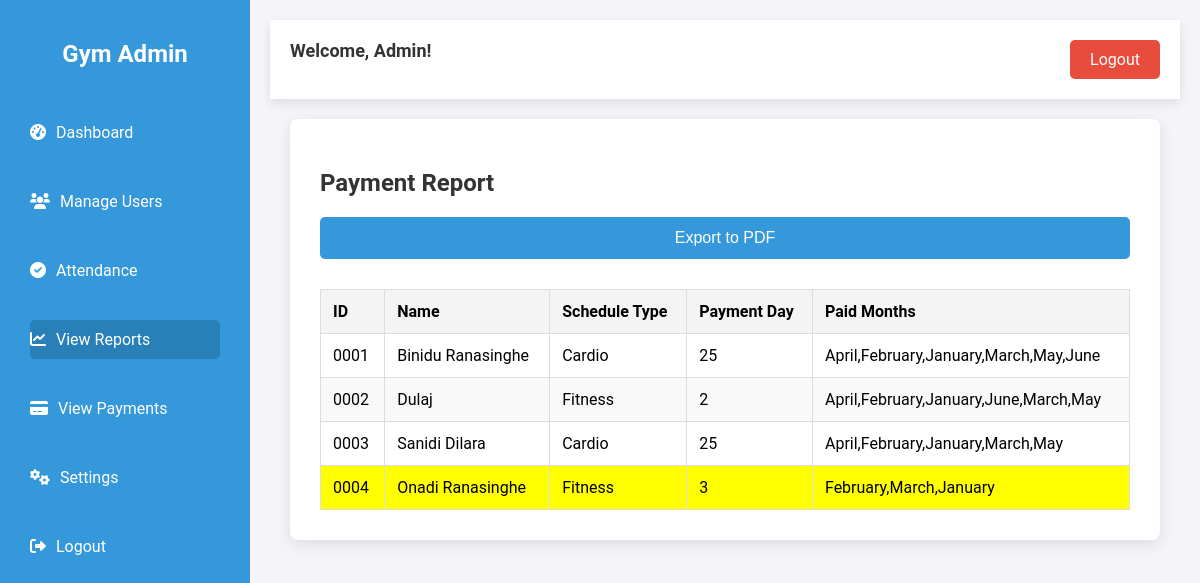
Page /report.php (signed in) on the committed database.
### tables this page shows
CREATE TABLE `users` (
  `id` varchar(4) NOT NULL,
  `name` varchar(255) NOT NULL,
  `gender` varchar(250) NOT NULL,
  `contact` varchar(250) NOT NULL,
  `schedule_type` varchar(250) NOT NULL,
  `weigth` int(250) NOT NULL,
  `payment_day` varchar(250) NOT NULL,
  `schedule_day` varchar(250) NOT NULL,
  `birthday` date NOT NULL,
  `registered_date` timestamp NOT NULL DEFAULT CURRENT_TIMESTAMP
);

### report.php (the view, shortened to what this page needs)
<?php
include('config.php');
$currentDate = new DateTime();
$currentYear = date('Y');
$sql = "
    SELECT
        users.id,
        users.name,
        users.schedule_type,
        users.payment_day,
        GROUP_CONCAT(payment.months ORDER BY payment.months) AS months,
        COUNT(payment.months) AS total_months_paid
    FROM
        users
    LEFT JOIN
        payment
    ON
        users.id = payment.id AND payment.year = '$currentYear'
    GROUP BY
        users.id, users.name, users.schedule_type, users.payment_day
";
$result = $conn->query($sql);
?>
<!DOCTYPE html>
<html lang="en">
<head>
    <link rel="stylesheet" href="css/dashboard.css">
    <link rel="stylesheet" href="https://cdnjs.cloudflare.com/ajax/libs/font-awesome/6.0.0-beta3/css/all.min.css">
</head>
<body>
    <div class="sidebar">
        <div class="sidebar-header">
            <h2>Gym Admin</h2>
        </div>
        <ul class="sidebar-menu">
            <li><a href="dashboard.php"><i class="fas fa-tachometer-alt"></i> Dashboard</a></li>
            <li><a href="users.php"><i class="fas fa-users"></i> Manage Users</a></li>
            <li><a href="attendance.php"><i class="fas fa-check-circle"></i> Attendance</a></li>
            <li><a href="report.php" class="active"><i class="fas fa-chart-line"></i> View Reports</a></li>
            <li><a href="payment.php"><i class="fas fa-credit-card"></i> View Payments</a></li>
            <li><a href="settings.php"><i class="fas fa-cogs"></i> Settings</a></li>
            <li><a href="logout.php"><i class="fas fa-sign-out-alt"></i> Logout</a></li>
        </ul>
    </div>
    <div class="main-content">
        <header>
            <div class="header">
                <span>Welcome, <?php echo htmlspecialchars($_SESSION['username']); ?>!</span>
                <a href="logout.php" class="logout-btn">Logout</a>
            </div>
        </header>
        <div class="container">
            <div class="admin-panel">
                <h2>Payment Report</h2>
                <form method="POST" action="report.php">
                    <button type="submit" name="export_pdf" class="btn-export">Export to PDF</button>
                </form>
                <table>
                    <thead>
                        <tr>
                            <th>ID</th>
                            <th>Name</th>
                            <th>Schedule Type</th>
                            <th>Payment Day</th>
                            <th>Paid Months</th>
                        </tr>
                    </thead>
                    <tbody>
        <?php while ($row = $result->fetch_assoc()): ?>
            <?php
            $paymentDay = (int)$row['payment_day'];
            $monthsPaid = (int)$row['total_months_paid'];
            $monthsString = $row['months'] ?? '';
            $startMonth = $monthsPaid % 12;
            $startYear = $currentYear;
            $startDateStr = sprintf("%02d-%02d-%d", $paymentDay, $startMonth + 1, $startYear);
            $startDateObj = DateTime::createFromFormat('d-m-Y', $startDateStr);
            $isOverdue = false;
            if ($startDateObj && $startDateObj < $currentDate) {
                $isOverdue = true;
            }
            ?>
            <tr class="<?php echo $isOverdue ? 'overdue' : ''; ?>">
                <td><?php echo $row['id']; ?></td>
                <td><?php echo htmlspecialchars($row['name']); ?></td>
                <td><?php echo htmlspecialchars($row['schedule_type']); ?></td>
                <td><?php echo htmlspecialchars($row['payment_day']); ?></td>
                <td><?php echo htmlspecialchars($monthsString); ?></td>
            </tr>
        <?php endwhile; ?>
    </tbody>
                </table>
            </div>
        </div>
    </div>
</body>
</html>

### css/dashboard.css (style rules this page uses)
body { font-family: 'Roboto', sans-serif; margin: 0; padding: 0; background-color: #f4f4f9; display: flex; height: 100vh; }
.sidebar { background-color: #3498db; width: 250px; height: 100%; position: fixed; top: 0; left: 0; color: white; padding: 20px 0; display: flex; flex-direction: column; }
.sidebar-header h2 { text-align: center; margin-bottom: 30px; color: #fff; }
.sidebar-menu { list-style-type: none; padding: 0; margin: 0; }
.sidebar-menu li { padding: 15px 30px; }
.sidebar-menu li a { text-decoration: none; color: #fff; font-size: 16px; display: flex; align-items: center; padding: 10px 0; transition: background-color 0.3s ease; }
.sidebar-menu li a i { margin-right: 10px; }
.sidebar-menu li a:hover, .sidebar-menu li a.active { background-color: #2980b9; border-radius: 5px; }
.main-content { margin-left: 250px; width: 100%; padding: 20px; background-color: #f4f4f9; }
.header { background-color: #fff; display: flex; justify-content: space-between; padding: 20px; box-shadow: 0 4px 10px rgba(0, 0, 0, 0.1); }
.header span { font-size: 18px; font-weight: bold; color: #333; }
.logout-btn { background-color: #e74c3c; color: white; padding: 10px 20px; text-decoration: none; border-radius: 5px; font-size: 16px; transition: background-color 0.3s ease; }
.container { padding: 20px; }
.admin-panel { background-color: #fff; border-radius: 8px; padding: 30px; box-shadow: 0 4px 15px rgba(0, 0, 0, 0.1); }
.admin-panel h2 { color: #333; margin-bottom: 20px; }
form { display: grid; grid-template-columns: 1fr 1fr; gap: 15px; margin-bottom: 30px; }
form button { grid-column: span 2; padding: 12px; background-color: #3498db; color: white; border: none; border-radius: 5px; font-size: 16px; cursor: pointer; }
table { width: 100%; margin-top: 20px; border-collapse: collapse; }
table thead { background-color: #f4f4f4; }
table th, table td { padding: 12px; text-align: left; border: 1px solid #ddd; }
table th { background-color: #f4f4f4; font-weight: bold; }
table tr:nth-child(even) { background-color: #f9f9f9; }

### report.php (style rules this page uses)
.overdue { background-color: yellow !important; }
table { width: 100%; border-collapse: collapse; }
table, th, td { border: 1px solid black; }
th, td { padding: 8px; text-align: center; }
th { background-color: #f2f2f2; }

### rows in the picture
users: id "0001", name "Binidu Ranasinghe", schedule_type "Cardio", payment_day "25", monthsString "April,February,January,March,May,June"
users: id "0002", name "Dulaj", schedule_type "Fitness", payment_day "2", monthsString "April,February,January,June,March,May"
users: id "0003", name "Sanidi Dilara", schedule_type "Cardio", payment_day "25", monthsString "April,February,January,March,May"
users: id "0004", name "Onadi Ranasinghe", schedule_type "Fitness", payment_day "3", monthsString "February,March,January"

### other values in the picture
$_SESSION['username'] "Admin"
